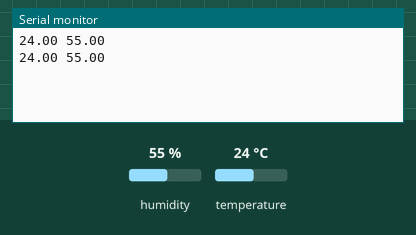
This sketch was run on a simulated Arduino Uno, built with avr-gcc and run on an emulated ATmega328P. Shown: the last lines printed to the serial monitor. Inputs (shaded band) come from the test bench; at power-on: humidity 55 %, temperature 24 °C.

Above: at 10.8 s.
10.9 s: humidity set to 22 %
At 20.7 s:
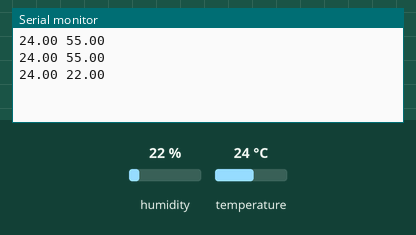
20.9 s: temperature set to 12 °C
At 30.7 s:
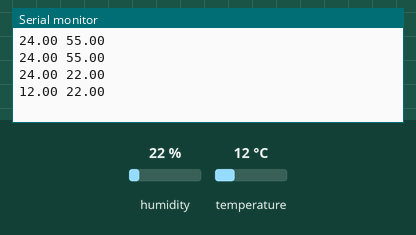
30.9 s: humidity set to 40 %
At 40.6 s:
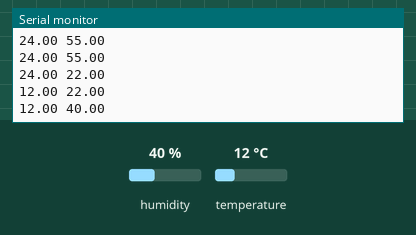
Timing chart, 0 to 42.1 s (numbered marks = the images above; inputs shaded):
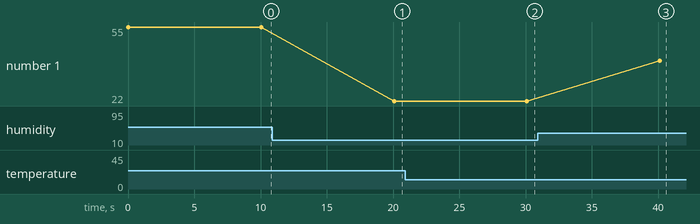

Measured:
- after the input at 10.9 s, the serial monitor: prints a new line after 9.2 s (image 1)
- after the input at 20.9 s, the serial monitor: prints a new line after 9.2 s (image 2)
- after the input at 30.9 s, the serial monitor: prints a new line after 9.2 s (image 3)
- plotted number 1: 55 → 22 after the input at 10.9 s, 22 → 40 after the input at 30.9 s

The sketch:

sketch_aug30a.ino
```cpp
#include "DHT.h"

#define DHTPIN 2
#define DHTTYPE DHT11

DHT dht (DHTPIN, DHTTYPE);

void setup()
{
  Serial.begin(9600);
  dht.begin();
}

void loop()
{
  float t = dht.readTemperature();
  float h = dht.readHumidity();

  Serial.println(String(t) + " " + String(h));

  delay(10000);

}
```
